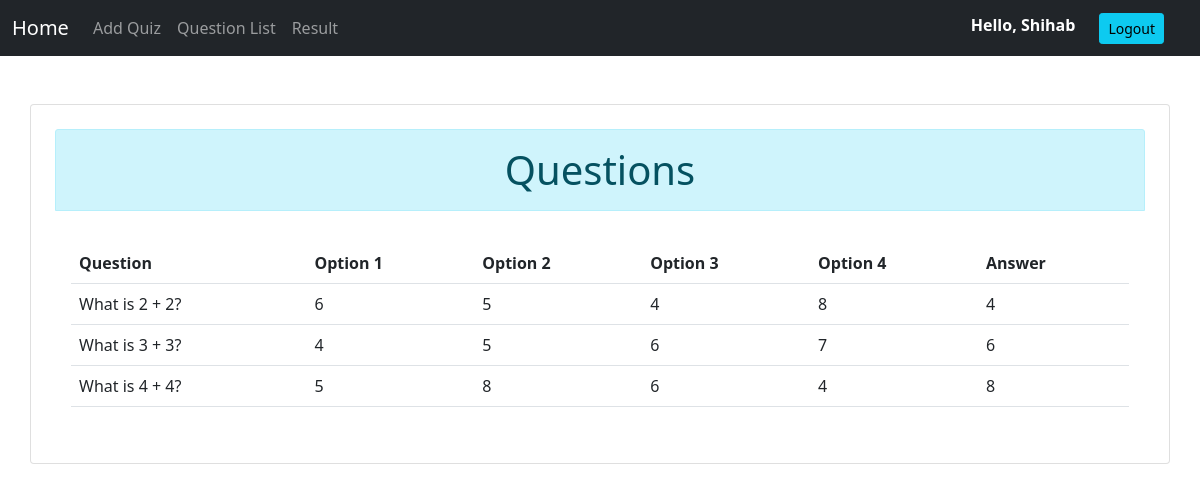
Page /question-list/ (signed in) on the committed database.
### quiz/models.py (models this page shows, shortened)
class Question(models.Model):
    question = models.CharField(max_length=500, null=True)
    option_1 = models.CharField(max_length=255, null=True)
    option_2 = models.CharField(max_length=255, null=True)
    option_3 = models.CharField(max_length=255, null=True)
    option_4 = models.CharField(max_length=255, null=True)
    answer = models.CharField(max_length=255, null=True)

### quiz/views.py (the view)
# urls.py: path('question-list/', views.question_list, name='question-list'),
@login_required(login_url='login')
def question_list(request):
    if request.user.is_superuser:
        questions = Question.objects.all()
        context = {'questions': questions}
        return render(request, 'quiz/question_list.html', context)
    else:
        return redirect('home')

### quiz/templates/quiz/question_list.html (shortened to what this page needs)
{% extends 'quiz/main.html' %}
{% block body %}
<br>
<div class="row my-4 justify-content-center">
    <div class="card p-4">
        <h1 class="card-header alert alert-info text-center">Questions</h1>
        <div class="card-body">
            <table class="table table-hover">
                <tr>
                    <th>Question</th>
                    <th>Option 1</th>
                    <th>Option 2</th>
                    <th>Option 3</th>
                    <th>Option 4</th>
                    <th>Answer</th>
                </tr>
                {% for question in questions %}
                <tr>
                    <td>{{ question.question }}</td>
                    <td>{{ question.option_1 }}</td>
                    <td>{{ question.option_2 }}</td>
                    <td>{{ question.option_3 }}</td>
                    <td>{{ question.option_4 }}</td>
                    <td>{{ question.answer }}</td>
                </tr>
                {% endfor %}
            </table>
        </div>
    </div>
</div>
{% endblock body %}

### quiz/templates/quiz/main.html (shortened to what this page needs)
<!doctype html>
<html lang="en">
{% load static %}
<head>
    <link href="https://cdn.jsdelivr.net/npm/bootstrap@5.0.1/dist/css/bootstrap.min.css" rel="stylesheet"
>
</head>
<body>
<nav class="navbar navbar-expand-lg navbar-dark bg-dark">
    <div class="container-fluid">
        <a class="navbar-brand" href="{% url 'home' %}">Home</a>
        <div class="collapse navbar-collapse" id="navbarSupportedContent">
            <ul class="navbar-nav me-auto mb-2 mb-lg-0">
                {% if request.user.is_superuser %}
                    <li class="nav-item">
                        <a class="nav-link" aria-current="page" href="{% url 'add-question' %}">Add Quiz</a>
                    </li>
                    <li class="nav-item">
                        <a class="nav-link" aria-current="page" href="{% url 'question-list' %}">Question List</a>
                    </li>
                {% endif %}
                {% if request.user.is_authenticated %}
                    <li class="nav-item">
                        <a class="nav-link" aria-current="page" href="{% url 'result' %}">Result</a>
                    </li>
                {% endif %}
            </ul>
            <div class="d-flex">
                {% if request.user.is_authenticated %}
                    <strong class="text-white me-4">Hello, {{ request.user }}</strong>
                    <a href="{% url 'logout' %}" class="btn btn-info btn-sm me-4">Logout</a>
                {% else %}
                    <a href="{% url 'login' %}" class="btn btn-info btn-sm me-2">Login</a>
                    <a href="{% url 'register' %}" class="btn btn-info btn-sm me-4">Sign Up </a>
                {% endif %}
            </div>
        </div>
    </div>
</nav>
<div class="container">
    {% block body %} {% endblock body %}
</div>
</body>
</html>

### rows in the picture
Question: question "What is 2 + 2?", option_1 "6", option_2 "5", option_3 "4", option_4 "8", answer "4"
Question: question "What is 3 + 3?", option_1 "4", option_2 "5", option_3 "6", option_4 "7", answer "6"
Question: question "What is 4 + 4?", option_1 "5", option_2 "8", option_3 "6", option_4 "4", answer "8"

### other values in the picture
{{ request.user }} "Shihab"
